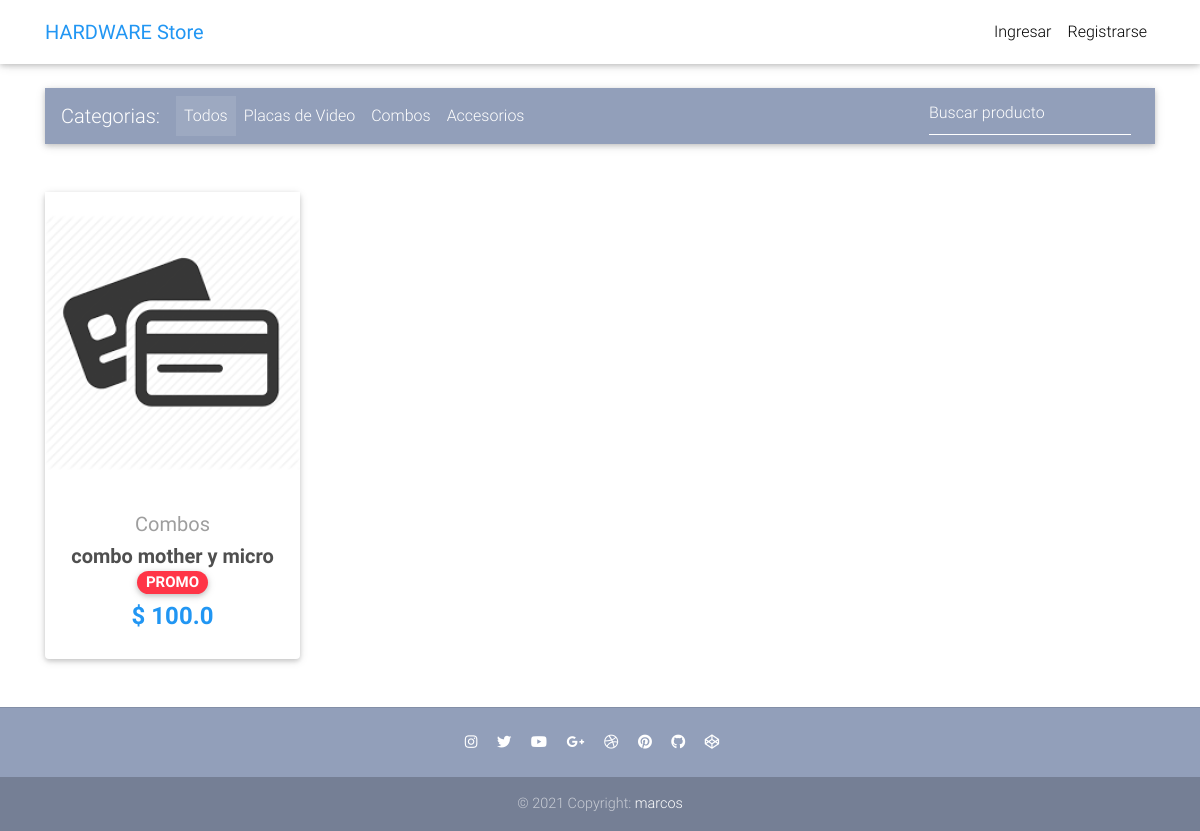
/combos/, run on an earlier commit of the app's database.
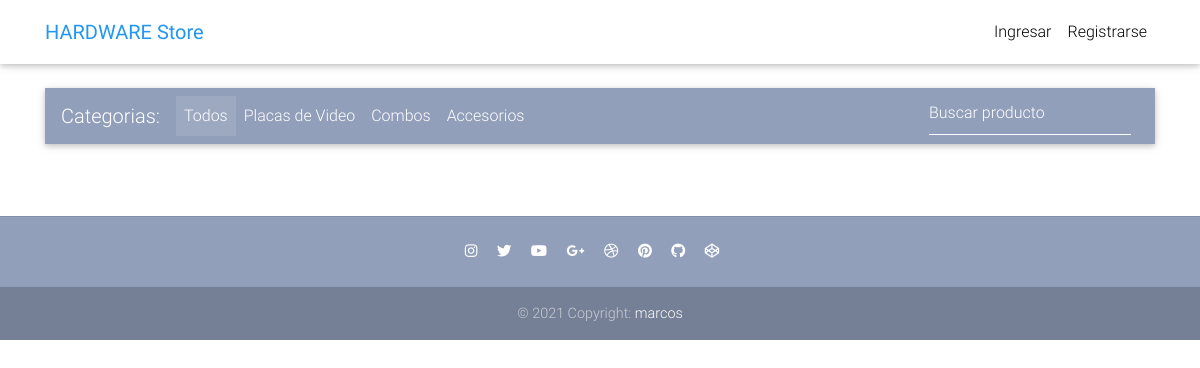
And on a later commit of the database.
### core/models.py (models this page shows, shortened)
class Item(models.Model):
    title = models.CharField(max_length=100)
    price = models.FloatField()
    discount_price = models.FloatField(blank=True, null=True)
    category = models.CharField(choices=CATEGORY_CHOICES, max_length=2)
    label = models.CharField(choices=LABEL_CHOICES, max_length=100)
    slug = models.SlugField()
    description = models.TextField()
    description_extra = models.TextField(blank=True, null=True)
    image = models.ImageField()
    def get_absolute_url(self):
        return reverse("core:product", kwargs={
            'slug': self.slug
        })

### core/views.py (the view)
# urls.py: path('combos/', combosView.as_view(), name='combos'),
class combosView(ListView):
    model = Item
    paginate_by = 10
    template_name = "combos.html"

### templates/combos.html (shortened to what this page needs)
{% extends "base.html" %}
{% block content %}
<main>
  <div class="container">
    <nav class="navbar navbar-expand-lg navbar-dark mdb-color lighten-3 mt-3 mb-5">
      <span class="navbar-brand">Categorias:</span>
      <div class="collapse navbar-collapse" id="basicExampleNav">
        <ul class="navbar-nav mr-auto">
          <li class="nav-item active">
            <a class="nav-link" href="/">Todos
            </a>
          </li>
          <li class="nav-item">
            <a class="nav-link" href="/vga">Placas de Video</a>
          </li>
          <li class="nav-item">
            <a class="nav-link" href="/combos">Combos</a>
          </li>
          <li class="nav-item">
            <a class="nav-link" href="/accesorios">Accesorios</a>
          </li>
        </ul>
        <form class="form-inline">
          <div class="md-form my-0">
            <input class="form-control mr-sm-2" type="text" placeholder="Buscar producto" aria-label="Search">
          </div>
        </form>
      </div>
    </nav>
    <section class="text-center mb-4">
      <div class="row wow fadeIn">
        {% for item in object_list %}
        {% if item.get_category_display == 'Combos' %}
        <div class="col-lg-3 col-md-6 mb-4">
          <div class="card">
            <div class="view overlay">
                 <img class="object-fit_contain" src="{{ item.image.url }}"
                class="card-img-top">
            </div>
            <div class="card-body text-center">
              <a href="" class="grey-text">
                <h5>{{ item.get_category_display }}</h5>
              </a>
              <h5>
                <strong>
                  <a href="{{ item.get_absolute_url }}" class="dark-grey-text">{{ item.title }}
                    {% if item.get_label_display != 'tradicional' %}
                    <span class="badge badge-pill {{ item.label }}-color">
                      {{ item.get_label_display}}
                    </span>
                    {% endif %}
                  </a>
                </strong>
              </h5>
              <h4 class="font-weight-bold blue-text">
                <strong>$
                  {% if item.discount_price %}
                  {{ item.discount_price }}
                  {% else %}
                  {{ item.price }}
                  {% endif %}
                </strong>
              </h4>
            </div>
          </div>
        </div>
        {% endif %}
        {% endfor %}
      </div>
    </section>
  </div>
</main>
{% endblock content %}

What changed in the data, as far as the page shows it:
removed Item: image (picture), category "Combos", title "combo mother y micro", label "PROMO", discount_price "100.0"
